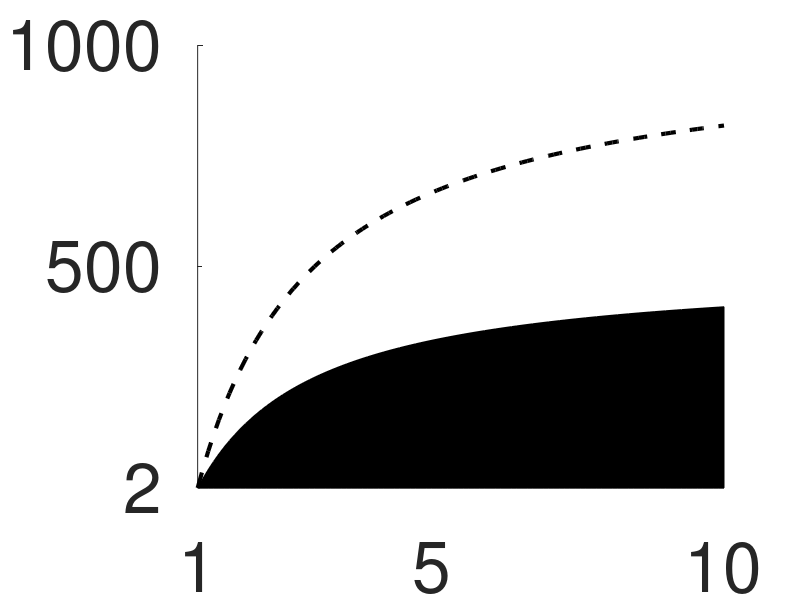

Source code (MATLAB):
%This file generates Figure 3 of the main text. It discretises the relative
%importance of cooperation (h/b) and for two different values of the relative
%cost of coordination (gamma), it calculated the upper bound on the size of
%the group (n) that is required for coordinated specialisation to be
%favoured. 
close all
clear all

hbupper=10; %upper bound of hb
lw=3  %plot params
ftsz=50



hb=linspace(1,hbupper,100) %range of relative importanct of cooperation considered

C=0.002; %higher relative cost of coordination
line1=(hb-1)./((hb+1).*C)
bot=zeros(1,length(line1));
figure('Position', [10 10 800 800])
set(gca,'Color','w')
plot(hb,line1,'k-','LineWidth', lw)


x2=[hb, fliplr(hb)];
inBetween=[bot,fliplr(line1)];
fill(x2,inBetween, 'k')

C=0.001 %lower relative cost of coordination
hold on
line2=(hb-1)./((hb+1).*C)
plot(hb,line2,'k--','LineWidth', lw)
set(gcf,'Color','w')

axis([1 hbupper 0 1000])
xticks([1 hbupper/2 hbupper])
yticks([2 500 1000])

box off
set(gca,'fontsize', ftsz);